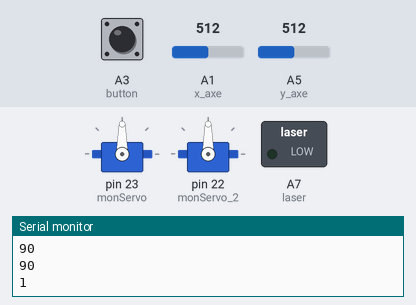
Bench run of a sketch on a simulated Arduino Mega 2560, built with avr-gcc and run on an emulated ATmega2560. Shown: 2 × servo, switched loads named in the sketch (green lamp = pin HIGH), the last lines printed to the serial monitor. The test bench sets the inputs (shaded band); at power-on: A1 (x_axe) = 512, A5 (y_axe) = 512, A3 (button) HIGH.

Above: at 1.2 s.
1.3 s: A1 (x_axe) set to 716
At 2.0 s:
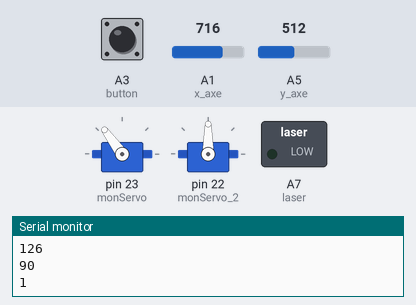
3.0 s: A5 (y_axe) set to 306
At 3.3 s:
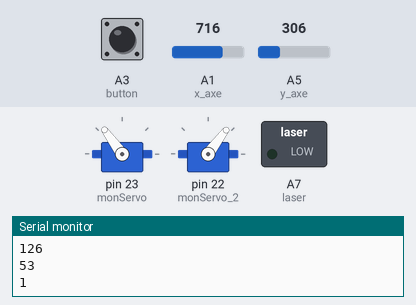
4.5 s: A3 (button) pulled LOW for 0.3 s
At 5.1 s:
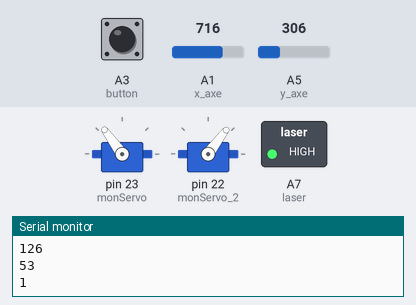
6.7 s: A1 (x_axe) set to 900
At 7.2 s:
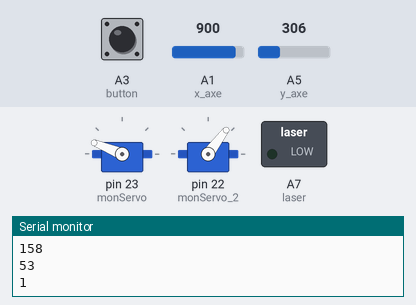
8.2 s: A5 (y_axe) set to 122
At 8.5 s:
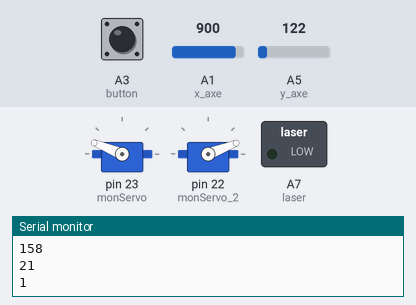
9.7 s: A3 (button) pulled LOW for 1 s
At 10.7 s:
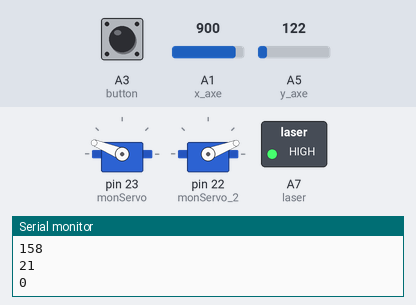
Timing chart, 0 to 12.7 s (numbered marks = the images above; inputs shaded):
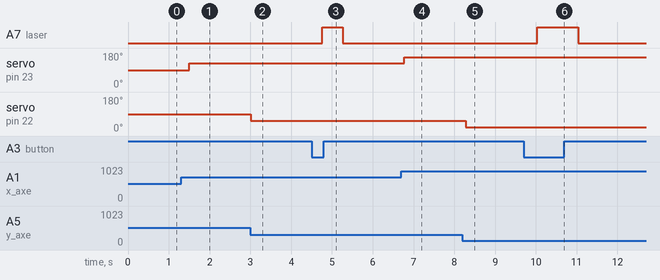

The sketch:

laser_project.ino
```cpp
#include <Servo.h>
#define x_axe A1
#define y_axe A5
#define button A3
#define laser A7
Servo monServo;
Servo monServo_2;
void setup() {
  pinMode(x_axe,INPUT);
  pinMode(y_axe,INPUT);
  pinMode(button,INPUT_PULLUP);
  pinMode(laser,OUTPUT);
  Serial.begin(9600);
  monServo.attach(23);
  monServo_2.attach(22);
}

void loop() {
  float y_numb = analogRead(y_axe);
  float x_numb = analogRead(x_axe);
  int laser_on = digitalRead(button);
  int x_pos = x_numb/5.68;
  int y_pos = y_numb/5.68;
  monServo.write(x_pos);
  monServo_2.write(y_pos);
  Serial.println(x_pos);
  Serial.println(y_pos);
  Serial.println(laser_on);
  delay(250);
  if (laser_on == 1) {
    digitalWrite(laser, LOW);
  }
  else {
    digitalWrite(laser, HIGH);
  }
}
```

Measured:
- after the input at 1.3 s, servo on pin 23 (monServo): 90° → 126° after 0.21 s
- after the input at 3.0 s, servo on pin 22 (monServo_2): 90° → 53° at once
- after the input at 4.5 s, A7 (laser): LOW → HIGH after 0.27 s, → LOW 0.50 s later
- after the input at 6.7 s, servo on pin 23 (monServo): 126° → 158° after 0.07 s
- after the input at 8.2 s, servo on pin 22 (monServo_2): 53° → 21° after 0.08 s
- after the input at 9.7 s, A7 (laser): LOW → HIGH after 0.33 s, → LOW 1.0 s later
